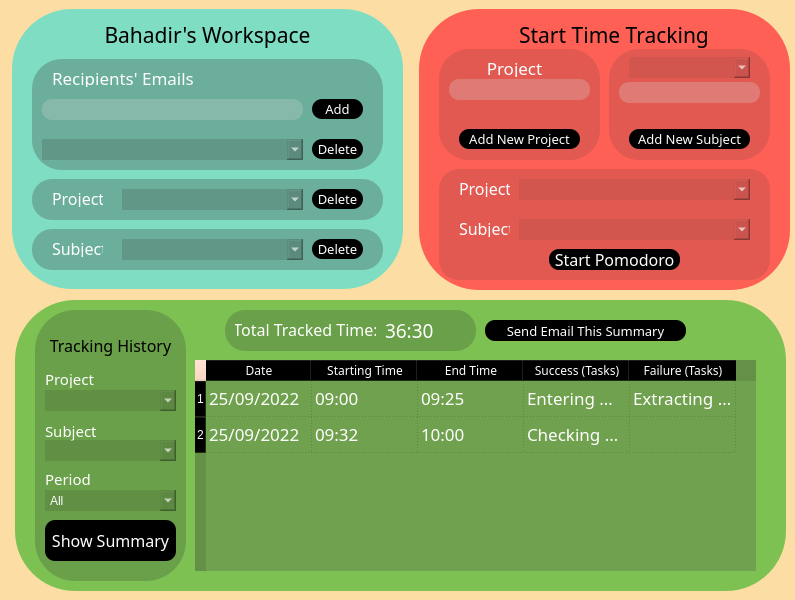
<?xml version="1.0" encoding="UTF-8"?>
<ui version="4.0">
 <class>mainMenuWidget</class>
 <widget class="QWidget" name="mainMenuWidget">
  <property name="geometry">
   <rect>
    <x>0</x>
    <y>0</y>
    <width>795</width>
    <height>600</height>
   </rect>
  </property>
  <property name="windowTitle">
   <string>Widget</string>
  </property>
  <property name="styleSheet">
   <string notr="true">background-color: rgb(252, 222, 164);</string>
  </property>
  <widget class="QWidget" name="UpsideWidget" native="true">
   <property name="geometry">
    <rect>
     <x>-1</x>
     <y>-1</y>
     <width>801</width>
     <height>301</height>
    </rect>
   </property>
   <property name="styleSheet">
    <string notr="true"/>
   </property>
   <widget class="QWidget" name="userWorkspaceWidget" native="true">
    <property name="enabled">
     <bool>true</bool>
    </property>
    <property name="geometry">
     <rect>
      <x>13</x>
      <y>10</y>
      <width>391</width>
      <height>280</height>
     </rect>
    </property>
    <property name="styleSheet">
     <string notr="true">background-color:rgb(126, 221, 194);
color:rgb(255,255,255);

border-radius:60px;
</string>
    </property>
    <widget class="QLabel" name="titleWorkspaceLabel">
     <property name="geometry">
      <rect>
       <x>30</x>
       <y>10</y>
       <width>331</width>
       <height>31</height>
      </rect>
     </property>
     <property name="font">
      <font>
       <family>Chalkboard</family>
       <pointsize>16</pointsize>
       <underline>false</underline>
      </font>
     </property>
     <property name="layoutDirection">
      <enum>Qt::LeftToRight</enum>
     </property>
     <property name="styleSheet">
      <string notr="true">color:rgb(0,0,0);</string>
     </property>
     <property name="text">
      <string>Bahadir's Workspace</string>
     </property>
     <property name="alignment">
      <set>Qt::AlignCenter</set>
     </property>
    </widget>
    <widget class="QWidget" name="projectDeleteWidget" native="true">
     <property name="enabled">
      <bool>true</bool>
     </property>
     <property name="geometry">
      <rect>
       <x>20</x>
       <y>170</y>
       <width>351</width>
       <height>41</height>
      </rect>
     </property>
     <property name="styleSheet">
      <string notr="true">background-color:rgba(87, 128, 115, 128);
border-radius:20px;
</string>
     </property>
     <widget class="QPushButton" name="projectDeleteButton">
      <property name="geometry">
       <rect>
        <x>280</x>
        <y>10</y>
        <width>51</width>
        <height>20</height>
       </rect>
      </property>
      <property name="font">
       <font>
        <family>Chalkboard</family>
        <pointsize>10</pointsize>
       </font>
      </property>
      <property name="styleSheet">
       <string notr="true">background-color:rgb(0, 0, 0);
border-radius:10px;
color:rgb(255, 255, 255);</string>
      </property>
      <property name="text">
       <string>Delete</string>
      </property>
     </widget>
     <widget class="QLabel" name="projectDeleteLabel">
      <property name="geometry">
       <rect>
        <x>20</x>
        <y>10</y>
        <width>51</width>
        <height>18</height>
       </rect>
      </property>
      <property name="font">
       <font>
        <family>Chalkboard</family>
        <pointsize>12</pointsize>
        <weight>50</weight>
        <bold>false</bold>
        <underline>false</underline>
       </font>
      </property>
      <property name="layoutDirection">
       <enum>Qt::LeftToRight</enum>
      </property>
      <property name="styleSheet">
       <string notr="true">background-color:rgba(255, 255, 255, 0);</string>
      </property>
      <property name="text">
       <string>Project</string>
      </property>
     </widget>
     <widget class="QComboBox" name="projectDeleteCombo">
      <property name="geometry">
       <rect>
        <x>90</x>
        <y>10</y>
        <width>181</width>
        <height>21</height>
       </rect>
      </property>
      <property name="styleSheet">
       <string notr="true"/>
      </property>
     </widget>
    </widget>
    <widget class="QWidget" name="subjectDeleteWidget" native="true">
     <property name="enabled">
      <bool>true</bool>
     </property>
     <property name="geometry">
      <rect>
       <x>20</x>
       <y>220</y>
       <width>351</width>
       <height>41</height>
      </rect>
     </property>
     <property name="styleSheet">
      <string notr="true">background-color:rgba(87, 128, 115, 128);
border-radius:20px;
</string>
     </property>
     <widget class="QPushButton" name="subjectDeleteButton">
      <property name="geometry">
       <rect>
        <x>280</x>
        <y>10</y>
        <width>51</width>
        <height>20</height>
       </rect>
      </property>
      <property name="font">
       <font>
        <family>Chalkboard</family>
        <pointsize>10</pointsize>
       </font>
      </property>
      <property name="styleSheet">
       <string notr="true">background-color:rgb(0, 0, 0);
border-radius:10px;
color:rgb(255, 255, 255);</string>
      </property>
      <property name="text">
       <string>Delete</string>
      </property>
     </widget>
     <widget class="QLabel" name="subjectDeleteLabel">
      <property name="geometry">
       <rect>
        <x>20</x>
        <y>10</y>
        <width>51</width>
        <height>18</height>
       </rect>
      </property>
      <property name="font">
       <font>
        <family>Chalkboard</family>
        <pointsize>12</pointsize>
        <weight>50</weight>
        <bold>false</bold>
        <underline>false</underline>
       </font>
      </property>
      <property name="layoutDirection">
       <enum>Qt::LeftToRight</enum>
      </property>
      <property name="styleSheet">
       <string notr="true">background-color:rgba(255, 255, 255, 0);</string>
      </property>
      <property name="text">
       <string>Subject</string>
      </property>
     </widget>
     <widget class="QComboBox" name="subjectDeleteCombo">
      <property name="geometry">
       <rect>
        <x>90</x>
        <y>10</y>
        <width>181</width>
        <height>21</height>
       </rect>
      </property>
      <property name="styleSheet">
       <string notr="true"/>
      </property>
     </widget>
    </widget>
    <widget class="QWidget" name="recipientsWidget" native="true">
     <property name="enabled">
      <bool>true</bool>
     </property>
     <property name="geometry">
      <rect>
       <x>20</x>
       <y>50</y>
       <width>351</width>
       <height>111</height>
      </rect>
     </property>
     <property name="styleSheet">
      <string notr="true">background-color:rgba(87, 128, 115, 128);
border-radius:30px;
</string>
     </property>
     <widget class="QPushButton" name="deleteRecipientButton">
      <property name="geometry">
       <rect>
        <x>280</x>
        <y>80</y>
        <width>51</width>
        <height>20</height>
       </rect>
      </property>
      <property name="font">
       <font>
        <family>Chalkboard</family>
        <pointsize>10</pointsize>
       </font>
      </property>
      <property name="styleSheet">
       <string notr="true">background-color:rgb(0, 0, 0);
border-radius:10px;
color:rgb(255, 255, 255);</string>
      </property>
      <property name="text">
       <string>Delete</string>
      </property>
     </widget>
     <widget class="QLabel" name="recipientTitleLabel">
      <property name="geometry">
       <rect>
        <x>20</x>
        <y>10</y>
        <width>251</width>
        <height>18</height>
       </rect>
      </property>
      <property name="font">
       <font>
        <family>Chalkboard</family>
        <pointsize>13</pointsize>
        <weight>50</weight>
        <bold>false</bold>
        <underline>false</underline>
       </font>
      </property>
      <property name="layoutDirection">
       <enum>Qt::LeftToRight</enum>
      </property>
      <property name="styleSheet">
       <string notr="true">background-color:rgba(255, 255, 255, 0);</string>
      </property>
      <property name="text">
       <string>Recipients' Emails</string>
      </property>
     </widget>
     <widget class="QComboBox" name="deleteRecipientCombo">
      <property name="geometry">
       <rect>
        <x>10</x>
        <y>80</y>
        <width>261</width>
        <height>21</height>
       </rect>
      </property>
      <property name="styleSheet">
       <string notr="true"/>
      </property>
     </widget>
     <widget class="QLineEdit" name="addRecipientInput">
      <property name="geometry">
       <rect>
        <x>10</x>
        <y>40</y>
        <width>261</width>
        <height>21</height>
       </rect>
      </property>
      <property name="styleSheet">
       <string notr="true">background-color: rgba(217, 217, 217, 66);
border-radius:10px;
</string>
      </property>
      <property name="text">
       <string/>
      </property>
     </widget>
     <widget class="QPushButton" name="addRecipientButton">
      <property name="geometry">
       <rect>
        <x>280</x>
        <y>40</y>
        <width>51</width>
        <height>20</height>
       </rect>
      </property>
      <property name="font">
       <font>
        <family>Chalkboard</family>
        <pointsize>10</pointsize>
       </font>
      </property>
      <property name="styleSheet">
       <string notr="true">background-color:rgb(0, 0, 0);
border-radius:10px;
color:rgb(255, 255, 255);</string>
      </property>
      <property name="text">
       <string>Add</string>
      </property>
     </widget>
     <widget class="QLineEdit" name="errorTextRecipientsEmailLabel">
      <property name="geometry">
       <rect>
        <x>10</x>
        <y>60</y>
        <width>271</width>
        <height>21</height>
       </rect>
      </property>
      <property name="font">
       <font>
        <pointsize>10</pointsize>
       </font>
      </property>
      <property name="styleSheet">
       <string notr="true">background-color: rgba(255, 255, 255, 0);
color:red;</string>
      </property>
      <property name="text">
       <string/>
      </property>
     </widget>
    </widget>
   </widget>
   <widget class="QWidget" name="startTimeTrackingWidget" native="true">
    <property name="enabled">
     <bool>true</bool>
    </property>
    <property name="geometry">
     <rect>
      <x>420</x>
      <y>10</y>
      <width>371</width>
      <height>281</height>
     </rect>
    </property>
    <property name="styleSheet">
     <string notr="true">background-color:rgb(255, 96, 86);
color:rgb(255,255,255);

border-radius:60px;</string>
    </property>
    <widget class="QLabel" name="startTimeTrackingLabel">
     <property name="geometry">
      <rect>
       <x>90</x>
       <y>10</y>
       <width>210</width>
       <height>31</height>
      </rect>
     </property>
     <property name="font">
      <font>
       <family>Chalkboard</family>
       <pointsize>16</pointsize>
       <underline>false</underline>
      </font>
     </property>
     <property name="layoutDirection">
      <enum>Qt::LeftToRight</enum>
     </property>
     <property name="styleSheet">
      <string notr="true">color:rgb(0,0,0);</string>
     </property>
     <property name="text">
      <string>Start Time Tracking</string>
     </property>
     <property name="alignment">
      <set>Qt::AlignCenter</set>
     </property>
    </widget>
    <widget class="QWidget" name="addProjectWidget" native="true">
     <property name="enabled">
      <bool>true</bool>
     </property>
     <property name="geometry">
      <rect>
       <x>20</x>
       <y>40</y>
       <width>161</width>
       <height>111</height>
      </rect>
     </property>
     <property name="styleSheet">
      <string notr="true">background-color:rgba(193, 81, 76, 125);
border-radius:30px;
</string>
     </property>
     <widget class="QLabel" name="addProjectLabel">
      <property name="geometry">
       <rect>
        <x>40</x>
        <y>10</y>
        <width>71</width>
        <height>18</height>
       </rect>
      </property>
      <property name="font">
       <font>
        <family>Chalkboard</family>
        <pointsize>13</pointsize>
        <weight>50</weight>
        <bold>false</bold>
        <underline>false</underline>
       </font>
      </property>
      <property name="layoutDirection">
       <enum>Qt::LeftToRight</enum>
      </property>
      <property name="styleSheet">
       <string notr="true">background-color:rgba(255, 255, 255, 0);</string>
      </property>
      <property name="text">
       <string>Project</string>
      </property>
      <property name="alignment">
       <set>Qt::AlignCenter</set>
      </property>
     </widget>
     <widget class="QLineEdit" name="addProjectInput">
      <property name="geometry">
       <rect>
        <x>10</x>
        <y>30</y>
        <width>141</width>
        <height>21</height>
       </rect>
      </property>
      <property name="styleSheet">
       <string notr="true">background-color: rgba(217, 217, 217, 66);
border-radius:10px;
</string>
      </property>
      <property name="text">
       <string/>
      </property>
     </widget>
     <widget class="QPushButton" name="addProjectButton">
      <property name="geometry">
       <rect>
        <x>20</x>
        <y>80</y>
        <width>121</width>
        <height>20</height>
       </rect>
      </property>
      <property name="font">
       <font>
        <family>Chalkboard</family>
        <pointsize>10</pointsize>
       </font>
      </property>
      <property name="styleSheet">
       <string notr="true">background-color:rgb(0, 0, 0);
border-radius:10px;
color:rgb(255, 255, 255);</string>
      </property>
      <property name="text">
       <string>Add New Project</string>
      </property>
     </widget>
     <widget class="QLineEdit" name="errorTextProjectLabel">
      <property name="geometry">
       <rect>
        <x>10</x>
        <y>60</y>
        <width>141</width>
        <height>20</height>
       </rect>
      </property>
      <property name="font">
       <font>
        <pointsize>10</pointsize>
       </font>
      </property>
      <property name="styleSheet">
       <string notr="true">background-color: rgba(255, 255, 255, 0);
color:black;</string>
      </property>
      <property name="text">
       <string/>
      </property>
     </widget>
    </widget>
    <widget class="QWidget" name="selectProjectSubjectWidget" native="true">
     <property name="enabled">
      <bool>true</bool>
     </property>
     <property name="geometry">
      <rect>
       <x>20</x>
       <y>160</y>
       <width>331</width>
       <height>111</height>
      </rect>
     </property>
     <property name="styleSheet">
      <string notr="true">background-color:rgba(193, 81, 76, 125);
border-radius:20px;
</string>
     </property>
     <widget class="QLabel" name="selectProjectLabel">
      <property name="geometry">
       <rect>
        <x>20</x>
        <y>10</y>
        <width>51</width>
        <height>18</height>
       </rect>
      </property>
      <property name="font">
       <font>
        <family>Chalkboard</family>
        <pointsize>12</pointsize>
        <weight>50</weight>
        <bold>false</bold>
        <underline>false</underline>
       </font>
      </property>
      <property name="layoutDirection">
       <enum>Qt::LeftToRight</enum>
      </property>
      <property name="styleSheet">
       <string notr="true">background-color:rgba(255, 255, 255, 0);</string>
      </property>
      <property name="text">
       <string>Project</string>
      </property>
     </widget>
     <widget class="QComboBox" name="selectProjectCombo">
      <property name="geometry">
       <rect>
        <x>80</x>
        <y>10</y>
        <width>231</width>
        <height>21</height>
       </rect>
      </property>
      <property name="styleSheet">
       <string notr="true"/>
      </property>
     </widget>
     <widget class="QLabel" name="selectSubjectLabel">
      <property name="geometry">
       <rect>
        <x>20</x>
        <y>50</y>
        <width>51</width>
        <height>18</height>
       </rect>
      </property>
      <property name="font">
       <font>
        <family>Chalkboard</family>
        <pointsize>12</pointsize>
        <weight>50</weight>
        <bold>false</bold>
        <underline>false</underline>
       </font>
      </property>
      <property name="layoutDirection">
       <enum>Qt::LeftToRight</enum>
      </property>
      <property name="styleSheet">
       <string notr="true">background-color:rgba(255, 255, 255, 0);</string>
      </property>
      <property name="text">
       <string>Subject</string>
      </property>
     </widget>
     <widget class="QPushButton" name="startPomodoroButton">
      <property name="geometry">
       <rect>
        <x>110</x>
        <y>80</y>
        <width>131</width>
        <height>21</height>
       </rect>
      </property>
      <property name="font">
       <font>
        <family>Chalkboard</family>
        <pointsize>12</pointsize>
       </font>
      </property>
      <property name="styleSheet">
       <string notr="true">background-color:rgb(0, 0, 0);
border-radius:10px;
color:rgb(255, 255, 255);</string>
      </property>
      <property name="text">
       <string>Start Pomodoro</string>
      </property>
     </widget>
     <widget class="QComboBox" name="selectSubjectCombo">
      <property name="geometry">
       <rect>
        <x>80</x>
        <y>50</y>
        <width>231</width>
        <height>21</height>
       </rect>
      </property>
      <property name="styleSheet">
       <string notr="true"/>
      </property>
     </widget>
    </widget>
    <widget class="QWidget" name="addSubjectWidget" native="true">
     <property name="enabled">
      <bool>true</bool>
     </property>
     <property name="geometry">
      <rect>
       <x>190</x>
       <y>40</y>
       <width>161</width>
       <height>111</height>
      </rect>
     </property>
     <property name="styleSheet">
      <string notr="true">background-color:rgba(193, 81, 76, 125);
border-radius:30px;
</string>
     </property>
     <widget class="QLineEdit" name="addSubjectInput">
      <property name="geometry">
       <rect>
        <x>10</x>
        <y>33</y>
        <width>141</width>
        <height>21</height>
       </rect>
      </property>
      <property name="styleSheet">
       <string notr="true">background-color: rgba(217, 217, 217, 66);
border-radius:10px;
</string>
      </property>
      <property name="text">
       <string/>
      </property>
     </widget>
     <widget class="QComboBox" name="addSubjectOnProjectCombo">
      <property name="geometry">
       <rect>
        <x>20</x>
        <y>8</y>
        <width>121</width>
        <height>21</height>
       </rect>
      </property>
      <property name="styleSheet">
       <string notr="true"/>
      </property>
     </widget>
     <widget class="QPushButton" name="addSubjectButton">
      <property name="geometry">
       <rect>
        <x>20</x>
        <y>80</y>
        <width>121</width>
        <height>20</height>
       </rect>
      </property>
      <property name="font">
       <font>
        <family>Chalkboard</family>
        <pointsize>10</pointsize>
       </font>
      </property>
      <property name="styleSheet">
       <string notr="true">background-color:rgb(0, 0, 0);
border-radius:10px;
color:rgb(255, 255, 255);</string>
      </property>
      <property name="text">
       <string>Add New Subject</string>
      </property>
     </widget>
     <widget class="QLineEdit" name="errorTextSubjectLabel">
      <property name="geometry">
       <rect>
        <x>10</x>
        <y>60</y>
        <width>141</width>
        <height>20</height>
       </rect>
      </property>
      <property name="font">
       <font>
        <pointsize>10</pointsize>
       </font>
      </property>
      <property name="styleSheet">
       <string notr="true">background-color: rgba(255, 255, 255, 0);
color:black;</string>
      </property>
      <property name="text">
       <string/>
      </property>
     </widget>
    </widget>
   </widget>
  </widget>
  <widget class="QWidget" name="downsideWidget" native="true">
   <property name="geometry">
    <rect>
     <x>0</x>
     <y>300</y>
     <width>801</width>
     <height>311</height>
    </rect>
   </property>
   <property name="styleSheet">
    <string notr="true"/>
   </property>
   <widget class="QWidget" name="trackingHistoryWidget" native="true">
    <property name="enabled">
     <bool>true</bool>
    </property>
    <property name="geometry">
     <rect>
      <x>15</x>
      <y>0</y>
      <width>771</width>
      <height>291</height>
     </rect>
    </property>
    <property name="styleSheet">
     <string notr="true">background-color:rgb(125, 193, 83);
color:rgb(255,255,255);

border-radius:60px;</string>
    </property>
    <widget class="QWidget" name="showSummaryWidget" native="true">
     <property name="enabled">
      <bool>true</bool>
     </property>
     <property name="geometry">
      <rect>
       <x>20</x>
       <y>10</y>
       <width>151</width>
       <height>271</height>
      </rect>
     </property>
     <property name="styleSheet">
      <string notr="true">background-color:rgba(88, 128, 63, 128);
border-radius:40px;
</string>
     </property>
     <widget class="QComboBox" name="showSummaryProjectCombo">
      <property name="geometry">
       <rect>
        <x>10</x>
        <y>80</y>
        <width>131</width>
        <height>21</height>
       </rect>
      </property>
      <property name="styleSheet">
       <string notr="true"/>
      </property>
     </widget>
     <widget class="QLabel" name="showSummaryProjectText">
      <property name="geometry">
       <rect>
        <x>10</x>
        <y>60</y>
        <width>71</width>
        <height>18</height>
       </rect>
      </property>
      <property name="font">
       <font>
        <family>Chalkboard</family>
        <pointsize>11</pointsize>
        <weight>50</weight>
        <bold>false</bold>
        <underline>false</underline>
       </font>
      </property>
      <property name="layoutDirection">
       <enum>Qt::LeftToRight</enum>
      </property>
      <property name="styleSheet">
       <string notr="true">background-color:rgba(255, 255, 255, 0);</string>
      </property>
      <property name="text">
       <string>Project</string>
      </property>
     </widget>
     <widget class="QLabel" name="showSummarySubjectText">
      <property name="geometry">
       <rect>
        <x>10</x>
        <y>110</y>
        <width>61</width>
        <height>21</height>
       </rect>
      </property>
      <property name="font">
       <font>
        <family>Chalkboard</family>
        <pointsize>11</pointsize>
        <underline>false</underline>
       </font>
      </property>
      <property name="layoutDirection">
       <enum>Qt::LeftToRight</enum>
      </property>
      <property name="styleSheet">
       <string notr="true">background-color:rgba(255, 255, 255, 0);</string>
      </property>
      <property name="text">
       <string>Subject</string>
      </property>
     </widget>
     <widget class="QLabel" name="showSummaryPeriodText">
      <property name="geometry">
       <rect>
        <x>10</x>
        <y>160</y>
        <width>51</width>
        <height>18</height>
       </rect>
      </property>
      <property name="font">
       <font>
        <family>Chalkboard</family>
        <pointsize>11</pointsize>
        <underline>false</underline>
       </font>
      </property>
      <property name="layoutDirection">
       <enum>Qt::LeftToRight</enum>
      </property>
      <property name="styleSheet">
       <string notr="true">background-color:rgba(255, 255, 255, 0);</string>
      </property>
      <property name="text">
       <string>Period</string>
      </property>
     </widget>
     <widget class="QComboBox" name="showSummarySubjectCombo">
      <property name="geometry">
       <rect>
        <x>10</x>
        <y>130</y>
        <width>131</width>
        <height>21</height>
       </rect>
      </property>
      <property name="styleSheet">
       <string notr="true"/>
      </property>
     </widget>
     <widget class="QComboBox" name="showSummaryPeriodCombo">
      <property name="geometry">
       <rect>
        <x>10</x>
        <y>180</y>
        <width>131</width>
        <height>21</height>
       </rect>
      </property>
      <property name="styleSheet">
       <string notr="true"/>
      </property>
      <item>
       <property name="text">
        <string>All</string>
       </property>
      </item>
      <item>
       <property name="text">
        <string>Today</string>
       </property>
      </item>
      <item>
       <property name="text">
        <string>This week</string>
       </property>
      </item>
      <item>
       <property name="text">
        <string>This month</string>
       </property>
      </item>
      <item>
       <property name="text">
        <string/>
       </property>
      </item>
     </widget>
     <widget class="QLabel" name="trackingHistoryTitleText">
      <property name="geometry">
       <rect>
        <x>10</x>
        <y>20</y>
        <width>131</width>
        <height>31</height>
       </rect>
      </property>
      <property name="font">
       <font>
        <family>Chalkboard</family>
        <pointsize>12</pointsize>
        <underline>false</underline>
       </font>
      </property>
      <property name="layoutDirection">
       <enum>Qt::LeftToRight</enum>
      </property>
      <property name="styleSheet">
       <string notr="true">background-color: rgba(255, 255, 255, 0);
border-radius:10px;
color:rgb(0,0,0);</string>
      </property>
      <property name="text">
       <string>Tracking History</string>
      </property>
      <property name="alignment">
       <set>Qt::AlignCenter</set>
      </property>
     </widget>
     <widget class="QPushButton" name="showSummaryButton">
      <property name="geometry">
       <rect>
        <x>10</x>
        <y>210</y>
        <width>131</width>
        <height>41</height>
       </rect>
      </property>
      <property name="font">
       <font>
        <family>Chalkboard</family>
        <pointsize>12</pointsize>
       </font>
      </property>
      <property name="styleSheet">
       <string notr="true">background-color:rgb(0, 0, 0);
border-radius:10px;
color:rgb(255, 255, 255);</string>
      </property>
      <property name="text">
       <string>Show Summary</string>
      </property>
     </widget>
    </widget>
    <widget class="QWidget" name="summaryTablePart" native="true">
     <property name="enabled">
      <bool>true</bool>
     </property>
     <property name="geometry">
      <rect>
       <x>180</x>
       <y>60</y>
       <width>561</width>
       <height>211</height>
      </rect>
     </property>
     <property name="styleSheet">
      <string notr="true">background-color:rgba(255, 207, 180, 24);
border-radius:0px;

 
</string>
     </property>
     <widget class="QTableWidget" name="summaryTableValuesWidget">
      <property name="geometry">
       <rect>
        <x>0</x>
        <y>0</y>
        <width>561</width>
        <height>211</height>
       </rect>
      </property>
      <property name="font">
       <font>
        <family>Chalkboard</family>
        <pointsize>13</pointsize>
        <weight>50</weight>
        <italic>false</italic>
        <bold>false</bold>
       </font>
      </property>
      <property name="styleSheet">
       <string notr="true">background-color:rgba(88, 128, 63, 128);
font: 13pt &quot;Chalkboard&quot;;
text-align: center;</string>
      </property>
      <property name="sizeAdjustPolicy">
       <enum>QAbstractScrollArea::AdjustIgnored</enum>
      </property>
      <property name="autoScrollMargin">
       <number>14</number>
      </property>
      <property name="alternatingRowColors">
       <bool>false</bool>
      </property>
      <property name="gridStyle">
       <enum>Qt::DotLine</enum>
      </property>
      <property name="wordWrap">
       <bool>true</bool>
      </property>
      <attribute name="horizontalHeaderMinimumSectionSize">
       <number>20</number>
      </attribute>
      <attribute name="horizontalHeaderDefaultSectionSize">
       <number>106</number>
      </attribute>
      <attribute name="verticalHeaderCascadingSectionResizes">
       <bool>false</bool>
      </attribute>
      <attribute name="verticalHeaderMinimumSectionSize">
       <number>25</number>
      </attribute>
      <attribute name="verticalHeaderDefaultSectionSize">
       <number>36</number>
      </attribute>
      <row>
       <property name="text">
        <string>1</string>
       </property>
       <property name="background">
        <color>
         <red>0</red>
         <green>0</green>
         <blue>0</blue>
        </color>
       </property>
      </row>
      <row>
       <property name="text">
        <string>2</string>
       </property>
       <property name="background">
        <color>
         <red>0</red>
         <green>0</green>
         <blue>0</blue>
        </color>
       </property>
      </row>
      <column>
       <property name="text">
        <string>Date</string>
       </property>
       <property name="font">
        <font>
         <family>Chalkboard</family>
        </font>
       </property>
       <property name="background">
        <color>
         <red>0</red>
         <green>0</green>
         <blue>0</blue>
        </color>
       </property>
      </column>
      <column>
       <property name="text">
        <string>Starting Time</string>
       </property>
       <property name="font">
        <font>
         <family>Chalkboard</family>
        </font>
       </property>
       <property name="background">
        <color>
         <red>0</red>
         <green>0</green>
         <blue>0</blue>
        </color>
       </property>
      </column>
      <column>
       <property name="text">
        <string>End Time</string>
       </property>
       <property name="font">
        <font>
         <family>Chalkboard</family>
        </font>
       </property>
       <property name="background">
        <color>
         <red>0</red>
         <green>0</green>
         <blue>0</blue>
        </color>
       </property>
      </column>
      <column>
       <property name="text">
        <string>Success (Tasks)</string>
       </property>
       <property name="font">
        <font>
         <family>Chalkboard</family>
        </font>
       </property>
       <property name="background">
        <color>
         <red>0</red>
         <green>0</green>
         <blue>0</blue>
        </color>
       </property>
      </column>
      <column>
       <property name="text">
        <string>Failure (Tasks)</string>
       </property>
       <property name="font">
        <font>
         <family>Chalkboard</family>
        </font>
       </property>
       <property name="background">
        <color>
         <red>0</red>
         <green>0</green>
         <blue>0</blue>
        </color>
       </property>
      </column>
      <item row="0" column="0">
       <property name="text">
        <string>25/09/2022</string>
       </property>
      </item>
      <item row="0" column="1">
       <property name="text">
        <string>09:00</string>
       </property>
      </item>
      <item row="0" column="2">
       <property name="text">
        <string>09:25</string>
       </property>
      </item>
      <item row="0" column="3">
       <property name="text">
        <string>Entering values into system</string>
       </property>
      </item>
      <item row="0" column="4">
       <property name="text">
        <string>Extracting values</string>
       </property>
      </item>
      <item row="1" column="0">
       <property name="text">
        <string>25/09/2022</string>
       </property>
      </item>
      <item row="1" column="1">
       <property name="text">
        <string>09:32</string>
       </property>
      </item>
      <item row="1" column="2">
       <property name="text">
        <string>10:00</string>
       </property>
      </item>
      <item row="1" column="3">
       <property name="text">
        <string>Checking blabla</string>
       </property>
      </item>
      <item row="1" column="4">
       <property name="text">
        <string/>
       </property>
      </item>
     </widget>
    </widget>
    <widget class="QWidget" name="totalTrackedTimeWidget" native="true">
     <property name="enabled">
      <bool>true</bool>
     </property>
     <property name="geometry">
      <rect>
       <x>210</x>
       <y>10</y>
       <width>251</width>
       <height>41</height>
      </rect>
     </property>
     <property name="styleSheet">
      <string notr="true">background-color:rgba(88, 128, 63, 128);
border-radius:20px;
</string>
     </property>
     <widget class="QLabel" name="totalTrackedTimeTextLabel">
      <property name="geometry">
       <rect>
        <x>10</x>
        <y>10</y>
        <width>141</width>
        <height>18</height>
       </rect>
      </property>
      <property name="font">
       <font>
        <family>Chalkboard</family>
        <pointsize>12</pointsize>
        <underline>false</underline>
       </font>
      </property>
      <property name="layoutDirection">
       <enum>Qt::LeftToRight</enum>
      </property>
      <property name="styleSheet">
       <string notr="true">background-color:rgba(255, 255, 255, 0);</string>
      </property>
      <property name="text">
       <string>Total Tracked Time:</string>
      </property>
      <property name="alignment">
       <set>Qt::AlignCenter</set>
      </property>
     </widget>
     <widget class="QLabel" name="totalTrackedTimeDurationLabel">
      <property name="geometry">
       <rect>
        <x>160</x>
        <y>10</y>
        <width>71</width>
        <height>20</height>
       </rect>
      </property>
      <property name="font">
       <font>
        <family>Chalkboard</family>
        <pointsize>14</pointsize>
        <underline>false</underline>
       </font>
      </property>
      <property name="layoutDirection">
       <enum>Qt::LeftToRight</enum>
      </property>
      <property name="styleSheet">
       <string notr="true">background-color:rgba(255, 255, 255, 0);</string>
      </property>
      <property name="text">
       <string>36:30</string>
      </property>
      <property name="alignment">
       <set>Qt::AlignLeading|Qt::AlignLeft|Qt::AlignVCenter</set>
      </property>
     </widget>
    </widget>
    <widget class="QPushButton" name="sendEmailThisSummaryButton">
     <property name="geometry">
      <rect>
       <x>470</x>
       <y>20</y>
       <width>201</width>
       <height>21</height>
      </rect>
     </property>
     <property name="font">
      <font>
       <family>Chalkboard</family>
       <pointsize>10</pointsize>
      </font>
     </property>
     <property name="styleSheet">
      <string notr="true">background-color:rgb(0, 0, 0);
border-radius:10px;
color:rgb(255, 255, 255);</string>
     </property>
     <property name="text">
      <string>Send Email This Summary</string>
     </property>
    </widget>
   </widget>
  </widget>
 </widget>
 <resources/>
 <connections/>
</ui>
